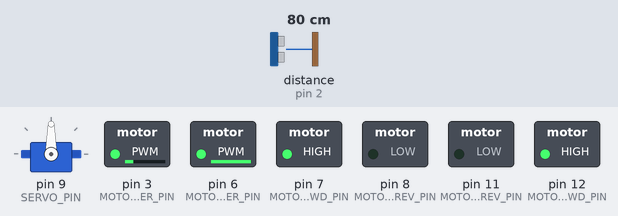
A sketch run on a simulated Arduino Uno, built with avr-gcc and run on an emulated ATmega328P. Parts: servo, switched loads named in the sketch (green lamp = pin HIGH). Wiring (inferred from the names in the program): ultrasonic range finder: trigger pin 10; echo pin 2. The test bench sets the inputs (shaded band); at power-on: distance to the obstacle (sensor on pin 2) 80 cm. The echo pulse lasts 58.3 µs per cm; pins used as bus, display or sensor lines are not drawn; what the sketch prints to the serial monitor is not drawn.

Above: at 6.56 s.
6.6 s: distance to the obstacle (sensor on pin 2) set to 2 cm
At 7.4 s:
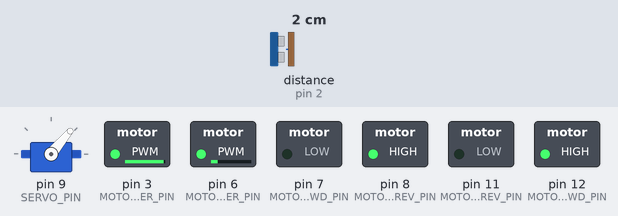
9.6 s: distance to the obstacle (sensor on pin 2) set to 18 cm
At 11.6 s:
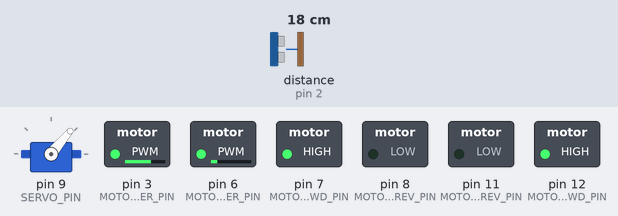
12.6 s: distance to the obstacle (sensor on pin 2) set to 35 cm
At 14.1 s:
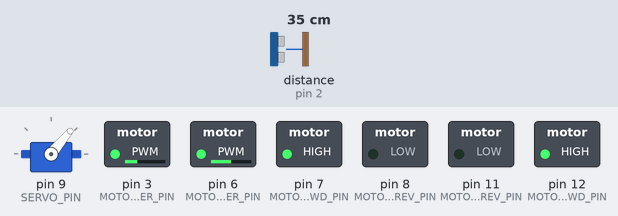
15.6 s: distance to the obstacle (sensor on pin 2) set to 60 cm
At 16.6 s:
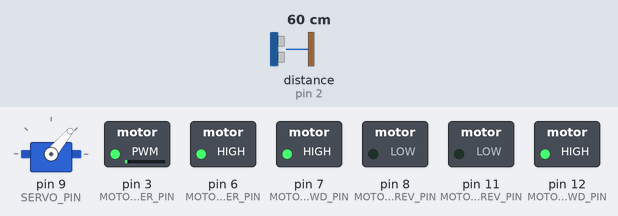
18.6 s: distance to the obstacle (sensor on pin 2) set to 7 cm
At 19.45 s:
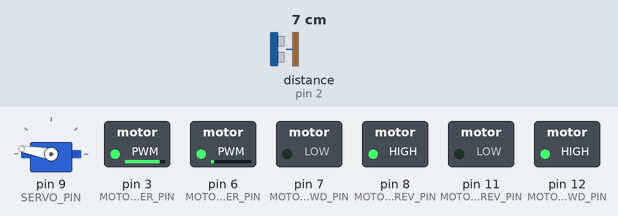
21.6 s: distance to the obstacle (sensor on pin 2) set to 120 cm
At 24.2 s:
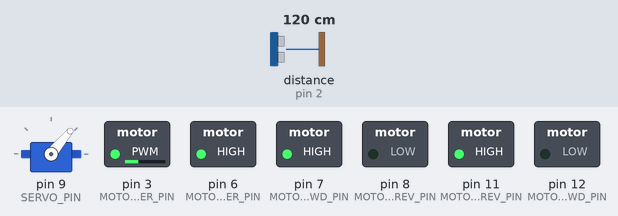
Timing chart, 0 to 25.6 s (numbered marks = the images above; inputs shaded):
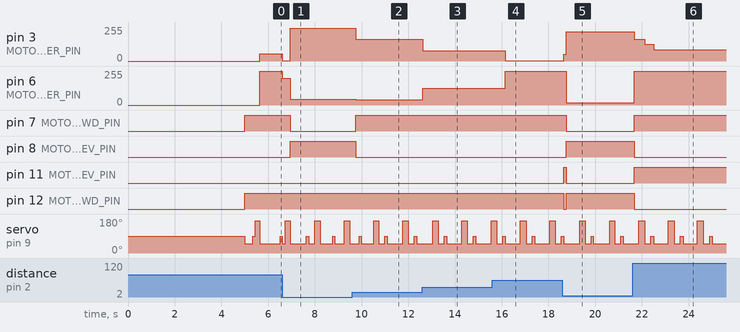

Measured:
- after the input at 6.6 s, pin 7 (MOTOR_L_FWD_PIN): HIGH → LOW after 0.36 s; pin 8 (MOTOR_L_REV_PIN): LOW → HIGH after 0.36 s
- after the input at 9.6 s, pin 3 (MOTOR_R_POWER_PIN): 246/255 → 165/255 after 0.14 s; pin 6 (MOTOR_L_POWER_PIN): 42/255 → 39/255 after 0.14 s; pin 7 (MOTOR_L_FWD_PIN): LOW → HIGH after 0.14 s; pin 8 (MOTOR_L_REV_PIN): HIGH → LOW after 0.14 s
- after the input at 12.6 s, pin 3 (MOTOR_R_POWER_PIN): 165/255 → 78/255 at once; pin 6 (MOTOR_L_POWER_PIN): 39/255 → 126/255 at once
- after the input at 15.6 s, pin 3 (MOTOR_R_POWER_PIN): 78/255 → 1/255 after 0.55 s; pin 6 (MOTOR_L_POWER_PIN): 126/255 → 255/255 after 0.55 s
- after the input at 18.6 s, pin 7 (MOTOR_L_FWD_PIN): HIGH → LOW after 0.17 s; pin 8 (MOTOR_L_REV_PIN): LOW → HIGH after 0.17 s; pin 11 (MOTOR_R_REV_PIN): LOW → HIGH after 0.05 s, → LOW 0.12 s later; pin 12 (MOTOR_R_FWD_PIN): HIGH → LOW after 0.05 s, → HIGH 0.12 s later
- after the input at 21.6 s, pin 7 (MOTOR_L_FWD_PIN), pin 11 (MOTOR_R_REV_PIN): LOW → HIGH after 0.06 s; pin 8 (MOTOR_L_REV_PIN), pin 12 (MOTOR_R_FWD_PIN): HIGH → LOW after 0.06 s
- by itself, servo on pin 9 (SERVO_PIN): repeats every 1.3 s: 50° 0.27 s, 90° 0.12 s, 50° 0.62 s, 170° 0.25 s

The sketch:

wall_following_complex.ino
```cpp
#include <Servo.h>

#include "motorboard.h"
#include "ultrasonic.h"

#include "wall_follower_v2.h"
#include "hardware_conf.h"

Motorboard motorboard;
Ultrasonic ultrasonic;
Servo sonic_dir_servo;

WallFollower follower;

void setup(){
    // setup the motorboard
    motorboard.init(
        MOTOR_R_POWER_PIN,
        MOTOR_L_POWER_PIN,
        MOTOR_R_FWD_PIN,
        MOTOR_R_REV_PIN,
        MOTOR_L_FWD_PIN,
        MOTOR_L_REV_PIN
    );

    // setup servo
    sonic_dir_servo.attach(SERVO_PIN);
    // setup ultrasonic
    ultrasonic.init(SONIC_TRIG_PIN, SONIC_ECHO_PIN);

    // setup wall follower
    follower.init(&motorboard, &ultrasonic, &sonic_dir_servo);

    Serial.begin(9600);
    Serial.println("Starting in 5 sec");
    // startup delay
    delay(5000);

    // follower detailed configurations
    // basic
    follower.follow_sensor_degree = 40;
    follower.turn_coefficient = 2.0;
    follower.target_distance = 60.0;
    follower.follow_vel = 60.0;

    // deceleration
    follower.deceleration_start_dist = 50.0;
    follower.deceleration_end_dist = 40;
    follower.min_follow_vel = 40.0;

    // narrowing
    follower.min_target_dist = 30.0;
    follower.narrow_update_delay = 1000;

    follower.start();
}

void loop(){
   follower.tick();
}
```

hardware_conf.h
```cpp
// Sample hardware configuration file

// To use:
// - Copy it to the current project directory.
// - Change pin values according to your setup.

#pragma once

/* MOTORBOARD */
#define MOTOR_R_POWER_PIN 3
#define MOTOR_L_POWER_PIN 6

#define MOTOR_R_FWD_PIN  12
#define MOTOR_R_REV_PIN  11
#define MOTOR_L_FWD_PIN  7
#define MOTOR_L_REV_PIN  8

#define SERVO_PIN 9

/* SENSORS */
#define SONIC_TRIG_PIN 10
#define SONIC_ECHO_PIN 2

// #define ENCODER_R_PIN // FILL IN
// #define ENCODER_L_PIN // FILL IN

// #define IR_R_PIN // FILL IN
// #define IR_L_PIN // FILL IN

// #define LINE_SENSOR_0_PIN A0
// #define LINE_SENSOR_1_PIN A1
// #define LINE_SENSOR_2_PIN A2
// #define LINE_SENSOR_3_PIN A3
// #define LINE_SENSOR_4_PIN A4

/* PERIPHERALS */
#define BEEPER_PIN 13

/* MEASUREMENTS AND PARAMETERS */

// TODO: measure
// #define WHEEL_RADIUS 5
// #define LR_WHEEL_DIST 10
// #define ENCODER_SLIT_NUM 20
```

motorboard.cpp
```cpp
#include "motorboard.h"

void Motorboard::init(int r_pwr,
                        int l_pwr,

                        int r_fwd,
                        int r_rev,
                        int l_fwd,
                        int l_rev){
   m_L_POWER_PIN = l_pwr;
   m_R_POWER_PIN = r_pwr;

   m_R_FWD_PIN = r_fwd;
   m_L_FWD_PIN = l_fwd;
   m_R_REV_PIN = r_rev;
   m_L_REV_PIN = l_rev;

   // hardware setup
   pinMode(m_L_POWER_PIN, OUTPUT);
   pinMode(m_L_FWD_PIN, OUTPUT);
   pinMode(m_L_REV_PIN, OUTPUT);

   pinMode(m_R_POWER_PIN, OUTPUT);
   pinMode(m_R_FWD_PIN, OUTPUT);
   pinMode(m_R_REV_PIN, OUTPUT);
}

void Motorboard::setLeftMotor(int power, MotorMode mode){
   // cap power to byte
   power = constrain(power, 0, 255);

   l_power = power;
   l_motor_mode = mode;

   analogWrite(m_L_POWER_PIN, power);

   // no match means cruise
   digitalWrite(m_L_FWD_PIN, mode == MOTOR_FORWARD);
   digitalWrite(m_L_REV_PIN, mode == MOTOR_REVERSE);
}

// we do a little copy-pasting
void Motorboard::setRightMotor(int power, MotorMode mode){
   power = constrain(power, 0, 255);

   r_power = power;
   r_motor_mode = mode;

   analogWrite(m_R_POWER_PIN, power);

   // no match means cruise
   digitalWrite(m_R_FWD_PIN, mode == MOTOR_FORWARD);
   digitalWrite(m_R_REV_PIN, mode == MOTOR_REVERSE);
}

void Motorboard::setSignedLeftMotor(int power){
   if(power < 0){
      setLeftMotor(-power, MOTOR_REVERSE);
   }else{
      setLeftMotor(power, MOTOR_FORWARD);
   }
}

void Motorboard::setSignedRightMotor(int power){
   if(power < 0){
      setRightMotor(-power, MOTOR_REVERSE);
   }else{
      setRightMotor(power, MOTOR_FORWARD);
   }
}

void Motorboard::forward(int power){
   setRightMotor(power, MOTOR_FORWARD);
   setLeftMotor(power, MOTOR_FORWARD);
}

void Motorboard::right(int power){
   setRightMotor(power, MOTOR_REVERSE);
   setLeftMotor(power, MOTOR_FORWARD);
}

void Motorboard::lightRight(int power){
   setRightMotor(0, MOTOR_FORWARD);
   setLeftMotor(power, MOTOR_FORWARD);
}

void Motorboard::left(int power){
   setRightMotor(power, MOTOR_FORWARD);
   setLeftMotor(power, MOTOR_REVERSE);
}

void Motorboard::lightLeft(int power){
   setRightMotor(power, MOTOR_FORWARD);
   setLeftMotor(0, MOTOR_FORWARD);
}

void Motorboard::back(int power){
   setRightMotor(power, MOTOR_REVERSE);
   setLeftMotor(power, MOTOR_REVERSE);
}

void Motorboard::stop(){
   setRightMotor(0, MOTOR_FORWARD);
   setLeftMotor(0, MOTOR_FORWARD);
}

void Motorboard::cruise(){
   setRightMotor(0, MOTOR_CRUISE);
   setLeftMotor(0, MOTOR_CRUISE);
}

void Motorboard::setVelocityTurn(float vel, float turn){
   float v_r = vel + turn;
   float v_l = vel - turn;

   // normalise if overflow
   float v_top = max(abs(v_r), abs(v_l));
   if(v_top > 100.0){
      float norm_factor = 100.0 / v_top;
      v_r = v_r * norm_factor;
      v_l = v_l * norm_factor;
   }

   // convert to 0 - 255
   int power_r = round(v_r * 255 / 100);
   int power_l = round(v_l * 255 / 100);

   setSignedRightMotor(power_r);
   setSignedLeftMotor(power_l);
}
```

motorboard.h
```cpp
/* MOTORBOARD.H
 *
 * Provides useful functions concerning motorboard
 * operations.
 */
#pragma once
#include <Arduino.h>

enum MotorMode{
   MOTOR_FORWARD,
   MOTOR_REVERSE,
   MOTOR_CRUISE
};

class Motorboard{
private:
   // pin declarations
   int m_L_POWER_PIN;
   int m_R_POWER_PIN;

   int m_L_FWD_PIN;
   int m_L_REV_PIN;
   int m_R_FWD_PIN;
   int m_R_REV_PIN;
public:
   MotorMode l_motor_mode;
   MotorMode r_motor_mode;

   int l_power;
   int r_power;

   Motorboard(){};

   void init(int r_pwr,
               int l_pwr,

               int r_fwd,
               int r_rev,
               int l_fwd,
               int l_rev);

   // high-level motorboard control
   void forward(int power);
   // rotates in the CW direction in place
   void right(int power);
   // same as right() but doesn't reverse right motors
   void lightRight(int power);
   void left(int power);
   void lightLeft(int power);
   void back(int power);
   void cruise();
   void stop();

   // velocity turn control
   // values for vel and turn are floats from -100 to 100
   // if supplied values are greater or passed in a combination,
   // input will be normalised.
   // positive turn is counter-clockwise
   void setVelocityTurn(float vel, float turn);

   void setSignedLeftMotor(int power);
   void setSignedRightMotor(int power);

   // low-level functionality
   void setLeftMotor(int power, MotorMode mode);
   void setRightMotor(int power, MotorMode mode);
};
```

ultrasonic.cpp
```cpp
#include "ultrasonic.h"

// max distance detectable by ultrasonic (in cm)
#define MAX_DISTANCE 100

void Ultrasonic::init(int trigger_pin, int echo_pin){
   TRIGGER_PIN = trigger_pin;
   ECHO_PIN = echo_pin;

   // pin init
   pinMode(TRIGGER_PIN, OUTPUT);
   pinMode(ECHO_PIN, INPUT);
}

void pingSensor(int trigger_pin){
  digitalWrite(trigger_pin, LOW);
  delayMicroseconds(2);
  digitalWrite(trigger_pin, HIGH);
  delayMicroseconds(5);
  digitalWrite(trigger_pin, LOW);
}

// tof - time of flight in microseconds
// returns - distance in centimeters
float tofToDistance(long tof){
   return SPEED_OF_SOUND*(float)tof/10000.0/2.0;
}

float Ultrasonic::measure(){
   pingSensor(TRIGGER_PIN);
   long duration = pulseIn(ECHO_PIN, HIGH);

   if(duration == 0){
      return MAX_DISTANCE;
   }

   return tofToDistance(duration);
}

float Ultrasonic::measureSamples(int number){
   float sum = 0;
   for(int i = 0; i < number; i++){
      sum += measure();
   }
   return sum / ((float) number);
}
```

ultrasonic.h
```cpp
/* ULTRASONIC.H
 *
 * Provides ultrasonic sensor functionality.
 * Exposes class Ultrasonic which has the
 * ability to poll data and return distance
 */
#pragma once
#include <Arduino.h>

// speed of sound in meters per second
#define SPEED_OF_SOUND 343.0

class Ultrasonic{
private:
   // pin defenitions
   int TRIGGER_PIN;
   int ECHO_PIN;

public:
   Ultrasonic(){};
   void init(int trigger_pin, int echo_pin);

   // returns distance in cm
   float measure();
   float measureSamples(int number);
};
```

wall_follower_v2.cpp
```cpp
#include "wall_follower_v2.h"

inline float WallFollower::convertOrientCentral2Servo(int angle){
    return -angle * m_traverse_direction_coef + 90;
}

void WallFollower::init(Motorboard* motorboard, Ultrasonic* ultrasonic, Servo* dir_servo){
    m_motorboard = motorboard;
    m_ultrasonic = ultrasonic;
    m_servo = dir_servo;

    setFollowDirection(CW);
}

void WallFollower::setFollowDirection(FollowDirection direction){
    if(getStatus() != STOPPED) return;

    if(direction == CW){
        m_traverse_direction_coef = 1;
    }else{
        m_traverse_direction_coef = -1;
    }
}

void WallFollower::start(){
    // can only start from STOPPED state
    if(m_status != STOPPED) return;

    // stop all movement
    m_motorboard->stop();
    // setting up servomotor
    m_servo->write(convertOrientCentral2Servo(follow_sensor_degree));
    delay(servoRotationDuration(180));
    m_status = FOLLOWING;
}

float WallFollower::measureAtAngle(int angle){
    // convert angle representation
    angle = convertOrientCentral2Servo(angle);
    // rotate servo
    int last_angle = m_servo->read();
    m_servo->write(angle);
    delay(servoRotationDuration(angle - last_angle));

    // by this time, servo should be in position
    // take measures
    float measure = m_ultrasonic->measureSamples(NUMBER_SAMPLES);
    return measure;
}

void WallFollower::updateMeasurements(){
    // check that the sensor returned to home position after last call
    while(millis() < m_return_home_time){
        // block until it does return
        ;
    }

    // update follow sensor
    m_follow_measure = measureAtAngle(follow_sensor_degree);

    if(millis() > m_last_forward_update + forward_update_delay){
        m_forward_measure = measureAtAngle(0);
        m_last_forward_update = millis();
    }

    // check whether we should update narrow sensor
    if(millis() > m_last_narrow_update + narrow_update_delay){
        m_narrow_measure = measureAtAngle(-narrow_sensor_degree);
        m_last_narrow_update = millis();
    }

    // make sensor go to home position (asynchronously)
    int last_pos = m_servo->read();
    m_servo->write(convertOrientCentral2Servo(follow_sensor_degree));
    // set block for the time of return, just in case
    m_return_home_time = millis() + servoRotationDuration(follow_sensor_degree - last_pos);
}

float WallFollower::calculateFollowDistance(){
    // don't bother if the path is not narrowing
    if(m_narrow_measure >= target_distance){
        return target_distance;
    }

    float follow_dist = 0.5*(target_distance + m_narrow_measure);
    // check it it's smaller then minimum
    return min(follow_dist, min_target_dist);
}

float WallFollower::calculateVelocity(){
    // TODO: add narrow sensor to deceleration as well
    float dist = m_forward_measure;

    // rename symbols to be consistent with the formula
    float v_s = follow_vel;
    float v_e = min_follow_vel;
    float d_s = deceleration_start_dist;
    float d_e = deceleration_end_dist;

    // check bounds
    if(dist > d_s){
        // too far for deceleration to kick in
        return v_s;
    }
    if(dist < d_e){
        // too close, limit speed to minimum
        return v_e;
    }

    float k = (v_e - v_s) / (d_e - d_s);
    float vel = k*(dist - d_s) + v_s;

    return vel;
}

float WallFollower::calculateTurn(float follow_dist)
{
    float turn = follow_dist - m_follow_measure;
    turn *= turn_coefficient;
    turn *= m_traverse_direction_coef;

    return turn;
}

void WallFollower::tick(){
    if(m_status != FOLLOWING) return;

    updateMeasurements();

    float follow_dist = calculateFollowDistance();
    float velocity = calculateVelocity();

    float turn = calculateTurn(follow_dist);

    // apply turn and velocity
    m_motorboard->setVelocityTurn(velocity, turn);
}

void WallFollower::stop(){
    m_motorboard->stop();

    m_status = STOPPED;
}

FollowStatus WallFollower::getStatus(){
    return m_status;
}
```

wall_follower_v2.h
```cpp
#pragma once

#include <Arduino.h>
#include <Servo.h>

#include "motorboard.h"
#include "ultrasonic.h"

// how much time(us) will servo take to rotate by one degree (VERY APPROXIMATE)
#define SERVO_ANGULAR_INVERSE_SPEED 100000/60
#define NUMBER_SAMPLES 3

enum FollowDirection{
    CW,
    CCW
};

enum FollowStatus{
    STOPPED,
    FOLLOWING,
    LOST
};

class WallFollower{
private:
    Motorboard* m_motorboard;
    Ultrasonic* m_ultrasonic;
    Servo* m_servo;

    FollowStatus m_status = STOPPED;

    short m_traverse_direction_coef;

    float m_follow_measure;
    float m_forward_measure;
    float m_narrow_measure;

    long m_last_narrow_update;
    long m_last_forward_update;
    long m_return_home_time;

    // Perform distance measure with ultrasonic at specific angle.
    // Angle is measured from center, with positive
    // angles being towards the wall.
    float measureAtAngle(int angle);
    void updateMeasurements();

    // Performs narrow check and returns new follow distance
    float calculateFollowDistance();
    // Performs obsticle check. Returns smaller speed if obstacle is close
    float calculateVelocity();
    // Calculates turn based on follow sensor's information (positive is CCW)
    float calculateTurn(float follow_dist);

    float inline convertOrientCentral2Servo(int angle);
public:
    int follow_sensor_degree = 45; // degrees shift from center
    int narrow_sensor_degree = 80;
    float turn_coefficient = 0.5;

    float follow_vel = 100.0;
    float min_follow_vel = 10.0;

    // distances are in cm
    float target_distance = 30.0;
    float min_target_dist = 20.0;
    float deceleration_end_dist = 10.0;
    float deceleration_start_dist = 30.0;

    // defines how often narrow sensor is updated (in ms)
    int narrow_update_delay = 3000;
    int forward_update_delay = 1000;

    WallFollower(){};
    void init(Motorboard* motorboard, Ultrasonic* ultrasonic, Servo* dir_servo);

    // Sets which way wall will be traversed:
    // either clockwise or counter-clockwise.
    // Will ignore if follower is not in STOPPED state
    void setFollowDirection(FollowDirection direction);

    void start();

    // Recalculates and updates motor velocities
    // should be called on
    // regular basis while status isn't STOPPED
    void tick();

    // Stops following.
    void stop();

    FollowStatus getStatus();
};

// Returns safe estimate of time (in ms)
// it takes servo to rotate by specified angle
inline int servoRotationDuration(int angle){
    if(angle == 0){
        return 0;
    }

    return (SERVO_ANGULAR_INVERSE_SPEED * abs(angle)) / 1000 + 30;
}
```
